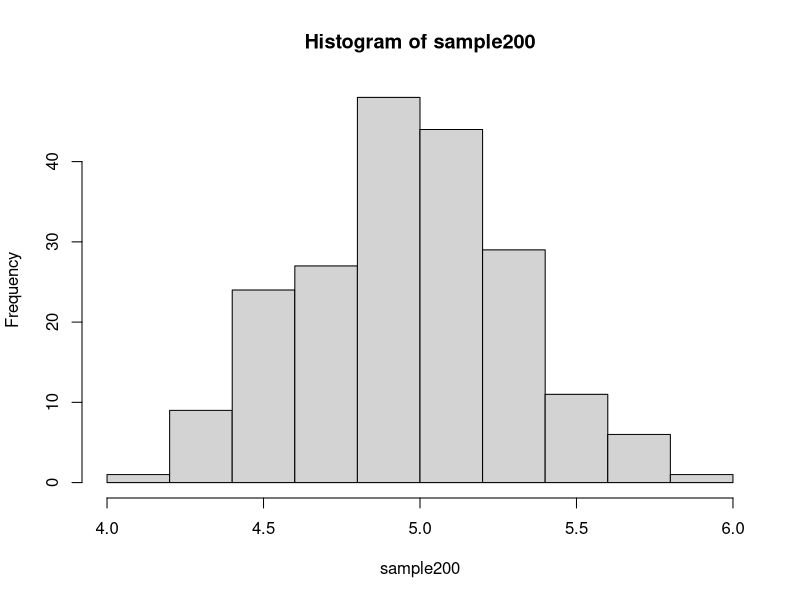
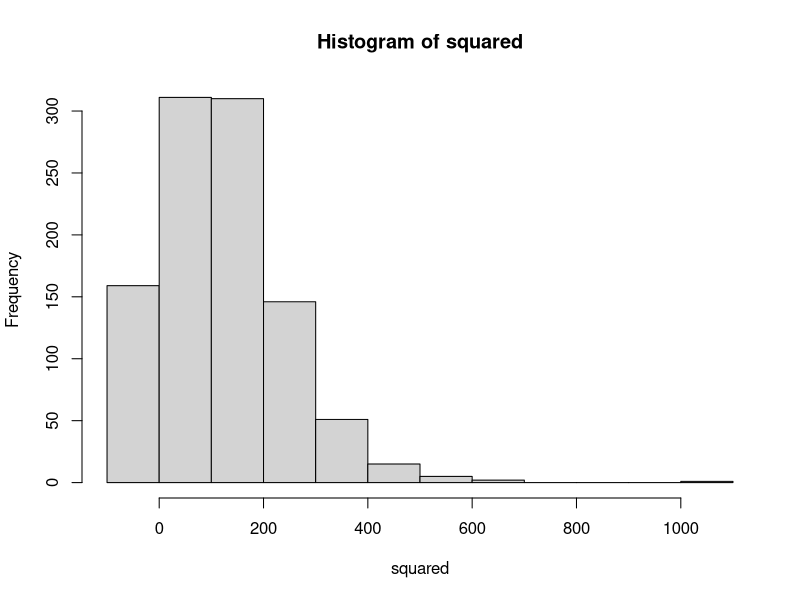

Write R code to recreate these figures, in order.
# Using the sample function:
# sample(x, size, replace = FALSE, prob = NULL)
# sample.int(n, size = n, replace = FALSE, prob = NULL)
# sample.int is a bare interface in which both n and size must be supplied as integers.

?sample

outcomes <- c("Danilo", "Mira", "Nobody")
sample100 <- sample(outcomes, 100, replace = TRUE, prob = c(.2,.5,.3))
head(sample100)
table(sample100)

# Using sample and a loop:

outcomes1 <- 0:10
sample200 <- rep(NA, 200)

for(i in seq(along=sample200)){
  # Samples of size 100
  samp <- sample(outcomes1, 100, replace = TRUE)
  # Takes the mean of such samples
  sample200[i] <- mean(samp) 
}

summary(sample200)
hist(sample200)

# Loop for squaring values, comparing with ifelse:

values <- rnorm(1000, 10, 5)
squared <- rep(NA, 1000)
squared1 <- rep(NA, 1000)

for(i in seq(along=squared1)){
  if (values[i] <= 5) {
    squared1[i] <- -1
  }  else {
    squared1[i] <- values[i]^2
  }
}
squared <- ifelse(values <= 5, -1, values^2)

hist(squared)
df <- data.frame(values, squared, squared1)
View(df)
